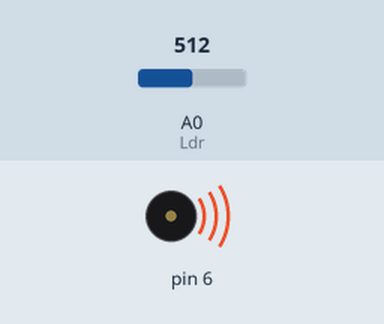
The sketch below on a simulated Arduino Uno, built with avr-gcc and run on an emulated ATmega328P. On the bench: buzzer (waves = sounding). The inputs (shaded band) are chosen by the test bench; at power-on: A0 (Ldr) = 512. What the sketch prints to the serial monitor is not drawn.

Above: at 1.8 s.
1.9 s: A0 (Ldr) set to 212
3.7 s: A0 (Ldr) set to 188
At 5.0 s:
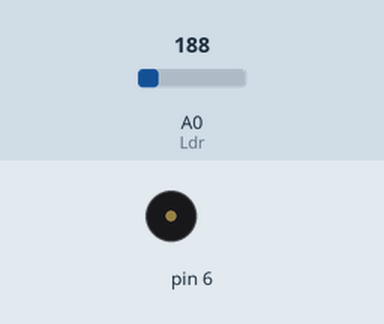
6.0 s: A0 (Ldr) set to 210
At 7.2 s:
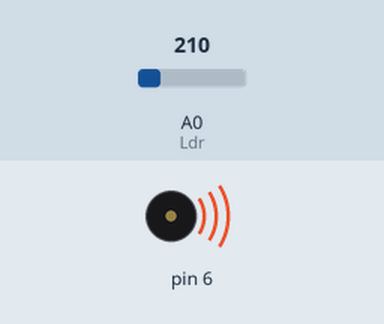
7.5 s: A0 (Ldr) set to 190
Timing chart, 0 to 10.5 s (numbered marks = the images above; inputs shaded):
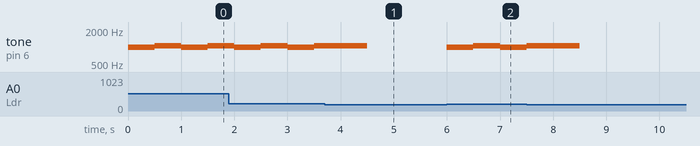

Measured:
- the behaviour switches between 200 and 199 on A0 (Ldr) (found by bisection; images 0 and 1)
- after the input at 6.0 s, tone on pin 6: silent → 998 Hz at once, → 1047 Hz 0.50 s later, → 998 Hz 0.50 s later

The sketch:

LDR.ino
```cpp
#define Ldr A0

void setup() {
  // put your setup code here, to run once:
  Serial.begin(115200);
  pinMode(Ldr,INPUT);

}

void loop() {
  // put your main code here, to run repeatedly:
  int light = analogRead(Ldr);
  Serial.println(light);

  if(light>=200){
    tone(6,998,1000);
    delay(500);
    tone(6,1047,1000);
    delay(500);
    }
}
```
